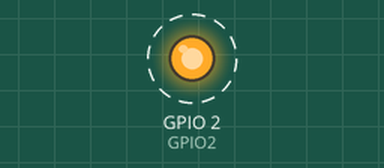
A sketch run on a simulated ESP32. Parts: output pins drawn as LEDs (lit = HIGH). Dashed ring = blinking. What the sketch prints to the serial monitor is not drawn.

Above: at 0.2 s.
Timing chart, 0 to 3.0 s (numbered marks = the images above):
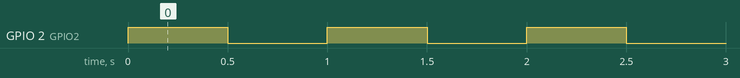

The sketch:

led_test.ino
```cpp
// Blink built-in LED — NO libraries needed
// Board: ESP32 Dev Module

void setup() {
  pinMode(2, OUTPUT); // GPIO2 = built-in blue LED on most ESP32 boards
  Serial.begin(115200);
  Serial.println("Board is alive!");
}

void loop() {
  digitalWrite(2, HIGH);
  delay(500);
  digitalWrite(2, LOW);
  delay(500);
}
```

Measured:
- by itself, GPIO 2 (GPIO2): alternates HIGH for 0.50 s and LOW for 0.50 s
